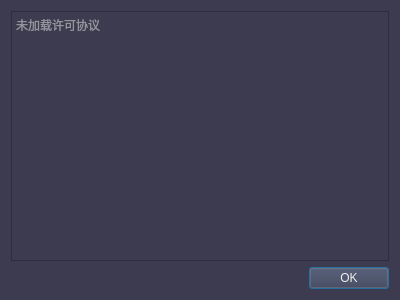
<?xml version="1.0" encoding="UTF-8"?>
<ui version="4.0">
 <class>GPL</class>
 <widget class="QDialog" name="GPL">
  <property name="geometry">
   <rect>
    <x>0</x>
    <y>0</y>
    <width>400</width>
    <height>300</height>
   </rect>
  </property>
  <property name="windowTitle">
   <string>GPLv3许可</string>
  </property>
  <property name="windowIcon">
   <iconset resource="src.qrc">
    <normaloff>:/imag/icon.png</normaloff>:/imag/icon.png</iconset>
  </property>
  <property name="styleSheet">
   <string notr="true">QToolTip{

background-color:rgb(61,59,79);
color: rgb(211, 215, 207);
border:1px solid rgb(61,59,79);
}



QWidget{
background-color: rgb(61,59,79);
	color: rgb(238, 238, 236);
}
QScrollBar:vertical {
        border: 1px solid grey;
        background-color:rgb(194,204,208);
        width: 20px;
        margin: 0px 0 0px 0;
    }
    QScrollBar::handle:vertical {
        border: 	1px solid grey;
        border-radius: 7px;
        background-color: rgb(61,59,79);
        min-height: 60px;
        margin: 0px 0px 0px 0px;
    }
    QScrollBar::add-line:vertical {
        border: none;
        background: rgb(61,59,79);
        height: 0px;
        subcontrol-position: bottom;
        subcontrol-origin: margin;
    }
    QScrollBar::sub-line:vertical {
        border: none;
background: rgb(61,59,79);
        height: 0px;
        subcontrol-position: top;
        subcontrol-origin: margin;
    }
    QScrollBar::add-page:vertical {
        background-color: rgb(194,204,208);
    }
    QScrollBar::sub-page:vertical {
        background-color:rgb(194,204,208);
    }
QScrollBar:vertical:disabled{
        border: 1px solid rgb(238, 238, 236);
        background-color:rgb(186, 189, 182);
        width: 20px;
        margin: 0px 0 0px 0;
    }
    QScrollBar::handle:vertical:disabled{
        border: 	1px solid rgb(238, 238, 236);
        border-radius: 7px;
        background-color:rgb(186, 189, 182);
        min-height: 60px;
        margin: 0px 0px 0px 0px;
    }
    QScrollBar::add-line:vertical:disabled{
        border: none;
        background: rgb(61,59,79);
        height: 0px;
        subcontrol-position: bottom;
        subcontrol-origin: margin;
    }
    QScrollBar::sub-line:vertical:disabled{
        border: none;
background: rgb(61,59,79);
        height: 0px;
        subcontrol-position: top;
        subcontrol-origin: margin;
    }
    QScrollBar::add-page:vertical:disabled{
        background-color:rgb(186, 189, 182);
    }
    QScrollBar::sub-page:vertical:disabled {
        background-color:rgb(186, 189, 182);
    }</string>
  </property>
  <layout class="QGridLayout" name="gridLayout">
   <item row="0" column="0">
    <widget class="QPlainTextEdit" name="text">
     <property name="styleSheet">
      <string notr="true">QScrollBar:vertical {
        border: 1px solid grey;
        background-color:rgb(194,204,208);
        width: 20px;
        margin: 0px 0 0px 0;
    }
    QScrollBar::handle:vertical {
        border: 	1px solid grey;
        border-radius: 7px;
        background-color: rgb(61,59,79);
        min-height: 60px;
        margin: 0px 0px 0px 0px;
    }
    QScrollBar::add-line:vertical {
        border: none;
        background: rgb(61,59,79);
        height: 0px;
        subcontrol-position: bottom;
        subcontrol-origin: margin;
    }
    QScrollBar::sub-line:vertical {
        border: none;
background: rgb(61,59,79);
        height: 0px;
        subcontrol-position: top;
        subcontrol-origin: margin;
    }
    QScrollBar::add-page:vertical {
        background-color: rgb(194,204,208);
    }
    QScrollBar::sub-page:vertical {
        background-color:rgb(194,204,208);
    }
QScrollBar:vertical:disabled{
        border: 1px solid rgb(238, 238, 236);
        background-color:rgb(186, 189, 182);
        width: 20px;
        margin: 0px 0 0px 0;
    }
    QScrollBar::handle:vertical:disabled{
        border: 	1px solid rgb(238, 238, 236);
        border-radius: 7px;
        background-color:rgb(186, 189, 182);
        min-height: 60px;
        margin: 0px 0px 0px 0px;
    }
    QScrollBar::add-line:vertical:disabled{
        border: none;
        background: rgb(61,59,79);
        height: 0px;
        subcontrol-position: bottom;
        subcontrol-origin: margin;
    }
    QScrollBar::sub-line:vertical:disabled{
        border: none;
background: rgb(61,59,79);
        height: 0px;
        subcontrol-position: top;
        subcontrol-origin: margin;
    }
    QScrollBar::add-page:vertical:disabled{
        background-color:rgb(186, 189, 182);
    }
    QScrollBar::sub-page:vertical:disabled {
        background-color:rgb(186, 189, 182);
    }
    
</string>
     </property>
     <property name="readOnly">
      <bool>true</bool>
     </property>
     <property name="placeholderText">
      <string>未加载许可协议</string>
     </property>
    </widget>
   </item>
   <item row="1" column="0">
    <widget class="QDialogButtonBox" name="buttonBox">
     <property name="orientation">
      <enum>Qt::Horizontal</enum>
     </property>
     <property name="standardButtons">
      <set>QDialogButtonBox::Ok</set>
     </property>
    </widget>
   </item>
  </layout>
 </widget>
 <resources>
  <include location="src.qrc"/>
 </resources>
 <connections>
  <connection>
   <sender>buttonBox</sender>
   <signal>accepted()</signal>
   <receiver>GPL</receiver>
   <slot>accept()</slot>
   <hints>
    <hint type="sourcelabel">
     <x>248</x>
     <y>254</y>
    </hint>
    <hint type="destinationlabel">
     <x>157</x>
     <y>274</y>
    </hint>
   </hints>
  </connection>
  <connection>
   <sender>buttonBox</sender>
   <signal>rejected()</signal>
   <receiver>GPL</receiver>
   <slot>reject()</slot>
   <hints>
    <hint type="sourcelabel">
     <x>316</x>
     <y>260</y>
    </hint>
    <hint type="destinationlabel">
     <x>286</x>
     <y>274</y>
    </hint>
   </hints>
  </connection>
 </connections>
</ui>
